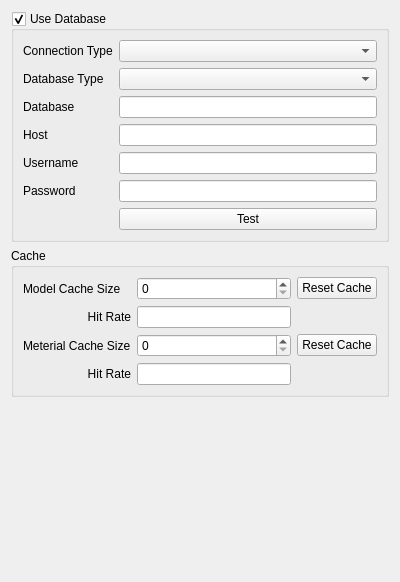
<?xml version="1.0" encoding="UTF-8"?>
<ui version="4.0">
 <class>MatGui::DlgSettingsDatabase</class>
 <widget class="QWidget" name="MatGui::DlgSettingsDatabase">
  <property name="geometry">
   <rect>
    <x>0</x>
    <y>0</y>
    <width>400</width>
    <height>582</height>
   </rect>
  </property>
  <property name="windowTitle">
   <string>Database</string>
  </property>
  <layout class="QVBoxLayout" name="verticalLayout">
   <item>
    <widget class="QGroupBox" name="groupDatabase">
     <property name="title">
      <string>Use Database</string>
     </property>
     <property name="checkable">
      <bool>true</bool>
     </property>
     <layout class="QGridLayout" name="gridLayout_2">
      <item row="6" column="2">
       <widget class="Gui::PrefLineEdit" name="inputPassword">
        <property name="prefEntry" stdset="0">
         <cstring>Password</cstring>
        </property>
        <property name="prefPath" stdset="0">
         <cstring>Mod/Material/Database</cstring>
        </property>
       </widget>
      </item>
      <item row="3" column="0">
       <widget class="QLabel" name="label_2">
        <property name="text">
         <string>Host</string>
        </property>
       </widget>
      </item>
      <item row="7" column="2">
       <widget class="QPushButton" name="buttonTest">
        <property name="text">
         <string>Test</string>
        </property>
       </widget>
      </item>
      <item row="2" column="0">
       <widget class="QLabel" name="label_3">
        <property name="text">
         <string>Database</string>
        </property>
       </widget>
      </item>
      <item row="2" column="2">
       <widget class="Gui::PrefLineEdit" name="inputDatabase">
        <property name="prefEntry" stdset="0">
         <cstring>Database</cstring>
        </property>
        <property name="prefPath" stdset="0">
         <cstring>Mod/Material/Database</cstring>
        </property>
       </widget>
      </item>
      <item row="5" column="0">
       <widget class="QLabel" name="label_4">
        <property name="text">
         <string>Username</string>
        </property>
       </widget>
      </item>
      <item row="0" column="0">
       <widget class="QLabel" name="label">
        <property name="text">
         <string>Connection Type</string>
        </property>
       </widget>
      </item>
      <item row="6" column="0">
       <widget class="QLabel" name="label_5">
        <property name="text">
         <string>Password</string>
        </property>
       </widget>
      </item>
      <item row="3" column="2">
       <widget class="Gui::PrefLineEdit" name="inputHostname">
        <property name="prefEntry" stdset="0">
         <cstring>Host</cstring>
        </property>
        <property name="prefPath" stdset="0">
         <cstring>Mod/Material/Database</cstring>
        </property>
       </widget>
      </item>
      <item row="5" column="2">
       <widget class="Gui::PrefLineEdit" name="inputUsername">
        <property name="prefEntry" stdset="0">
         <cstring>Username</cstring>
        </property>
        <property name="prefPath" stdset="0">
         <cstring>Mod/Material/Database</cstring>
        </property>
       </widget>
      </item>
      <item row="0" column="2">
       <widget class="Gui::PrefComboBox" name="comboConnectionType">
        <property name="currentText">
         <string notr="true"/>
        </property>
        <property name="prefEntry" stdset="0">
         <cstring>ConnectionType</cstring>
        </property>
        <property name="prefPath" stdset="0">
         <cstring>Mod/Material/Database</cstring>
        </property>
       </widget>
      </item>
      <item row="1" column="0">
       <widget class="QLabel" name="label_6">
        <property name="text">
         <string>Database Type</string>
        </property>
       </widget>
      </item>
      <item row="1" column="2">
       <widget class="Gui::PrefComboBox" name="comboDBType">
        <property name="prefEntry" stdset="0">
         <cstring>DBType</cstring>
        </property>
        <property name="prefPath" stdset="0">
         <cstring>Mod/Material/Database</cstring>
        </property>
       </widget>
      </item>
     </layout>
    </widget>
   </item>
   <item>
    <widget class="QGroupBox" name="groupBox_2">
     <property name="title">
      <string>Cache</string>
     </property>
     <layout class="QGridLayout" name="gridLayout_3">
      <item row="0" column="0">
       <widget class="QLabel" name="label_7">
        <property name="text">
         <string>Model Cache Size</string>
        </property>
       </widget>
      </item>
      <item row="2" column="0">
       <widget class="QLabel" name="label_8">
        <property name="text">
         <string>Meterial Cache Size</string>
        </property>
       </widget>
      </item>
      <item row="1" column="1">
       <widget class="QLineEdit" name="inputModelCacheHitRate">
        <property name="readOnly">
         <bool>true</bool>
        </property>
       </widget>
      </item>
      <item row="3" column="1">
       <widget class="QLineEdit" name="inputMaterialCacheHitRate"/>
      </item>
      <item row="1" column="0">
       <widget class="QLabel" name="label_9">
        <property name="text">
         <string>Hit Rate</string>
        </property>
        <property name="alignment">
         <set>Qt::AlignRight|Qt::AlignTrailing|Qt::AlignVCenter</set>
        </property>
       </widget>
      </item>
      <item row="3" column="0">
       <widget class="QLabel" name="label_10">
        <property name="text">
         <string>Hit Rate</string>
        </property>
        <property name="alignment">
         <set>Qt::AlignRight|Qt::AlignTrailing|Qt::AlignVCenter</set>
        </property>
       </widget>
      </item>
      <item row="2" column="1">
       <widget class="Gui::PrefSpinBox" name="spinMaterialCacheSize">
        <property name="maximum">
         <number>4096</number>
        </property>
        <property name="prefEntry" stdset="0">
         <cstring>MaterialCacheSize</cstring>
        </property>
        <property name="prefPath" stdset="0">
         <cstring>Mod/Material/Database</cstring>
        </property>
       </widget>
      </item>
      <item row="0" column="1">
       <widget class="Gui::PrefSpinBox" name="spinModelCacheSize">
        <property name="maximum">
         <number>4096</number>
        </property>
        <property name="prefEntry" stdset="0">
         <cstring>ModelCacheSize</cstring>
        </property>
        <property name="prefPath" stdset="0">
         <cstring>Mod/Material/Database</cstring>
        </property>
       </widget>
      </item>
      <item row="0" column="2">
       <widget class="QPushButton" name="buttonModelResetCache">
        <property name="text">
         <string>Reset Cache</string>
        </property>
       </widget>
      </item>
      <item row="2" column="2">
       <widget class="QPushButton" name="buttonMaterialResetCache">
        <property name="text">
         <string>Reset Cache</string>
        </property>
       </widget>
      </item>
     </layout>
    </widget>
   </item>
   <item>
    <spacer name="verticalSpacer">
     <property name="orientation">
      <enum>Qt::Vertical</enum>
     </property>
     <property name="sizeHint" stdset="0">
      <size>
       <width>20</width>
       <height>40</height>
      </size>
     </property>
    </spacer>
   </item>
  </layout>
 </widget>
 <customwidgets>
  <customwidget>
   <class>Gui::PrefSpinBox</class>
   <extends>QSpinBox</extends>
   <header>Gui/PrefWidgets.h</header>
  </customwidget>
  <customwidget>
   <class>Gui::PrefComboBox</class>
   <extends>QComboBox</extends>
   <header>Gui/PrefWidgets.h</header>
  </customwidget>
  <customwidget>
   <class>Gui::PrefLineEdit</class>
   <extends>QLineEdit</extends>
   <header>Gui/PrefWidgets.h</header>
  </customwidget>
 </customwidgets>
 <resources/>
 <connections/>
</ui>
